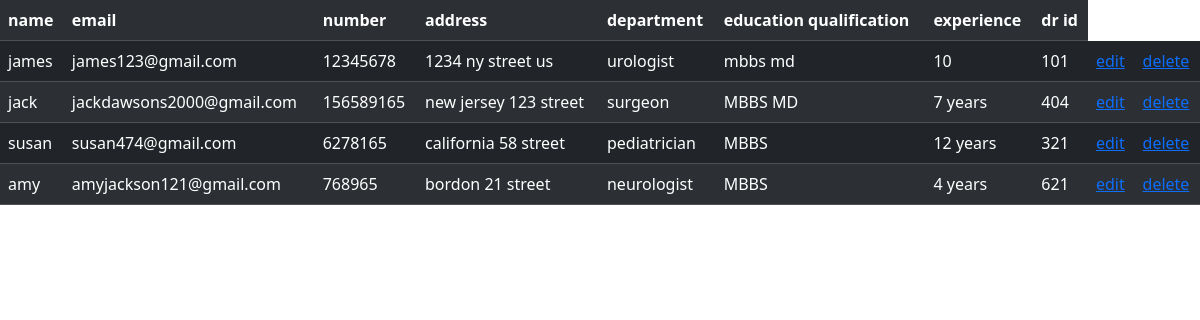
Screenshot of /viewdoctor/ with the database file from the repository.
### hospital/models.py (models this page shows)
class tbldoctor(models.Model):
    name = models.CharField(max_length=10,null=True)
    email = models.EmailField(max_length=10,null=True)
    number = models.IntegerField(null=True)
    address = models.CharField(max_length=10,null=True)
    department = models.CharField(max_length=10,null=True)
    educationqualification = models.CharField(max_length=10,null=True)
    experience = models.CharField(max_length=10,null=True)
    drid = models.CharField(max_length=10,null=True)

### hospital/views.py (the view)
# urls.py: path("viewdoctor/", views.viewdoctor),
def viewdoctor(request):
    a = tbldoctor.objects.all
    return render(request, "viewdoctor.html", {'a': a})

### template/viewdoctor.html (shortened to what this page needs)
<!DOCTYPE html>
<html lang="en">
<head>
            <link rel="stylesheet" href="https://cdn.jsdelivr.net/npm/bootstrap@5.3.2/dist/css/bootstrap.min.css">
</head>
<body>
<table class="table table-striped table-dark">
    <tr>
        <th>name</th>
        <th>email</th>
        <th>number</th>
        <th>address</th>
        <th>department</th>
        <th>education qualification</th>
        <th>experience</th>
        <th>dr id</th>
    </tr>
    {%for g in a%}
    <tr>
        <td>{{g.name}}</td>
        <td>{{g.email}}</td>
        <td>{{g.number}}</td>
        <td>{{g.address}}</td>
        <td>{{g.department}}</td>
        <td>{{g.educationqualification}}</td>
        <td>{{g.experience}}</td>
        <td>{{g.drid}}</td>
         <td><a href="/editdoctor/{{g.id}}">edit</a></td>
        <td><a href="/deletedoctor/{{g.id}}">delete</a></td>
    </tr>
{%endfor%}
</table>
</body>
</html>

### rows the page displays
tbldoctor: name "james", email "james123@gmail.com", number "12345678", address "1234 ny street us", department "urologist", educationqualification "mbbs md", experience "10", drid "101"
tbldoctor: name "jack", email "jackdawsons2000@gmail.com", number "156589165", address "new jersey 123 street", department "surgeon", educationqualification "MBBS MD", experience "7 years", drid "404"
tbldoctor: name "susan", email "susan474@gmail.com", number "6278165", address "california 58 street", department "pediatrician", educationqualification "MBBS", experience "12 years", drid "321"
tbldoctor: name "amy", email "amyjackson121@gmail.com", number "768965", address "bordon 21 street", department "neurologist", educationqualification "MBBS", experience "4 years", drid "621"
